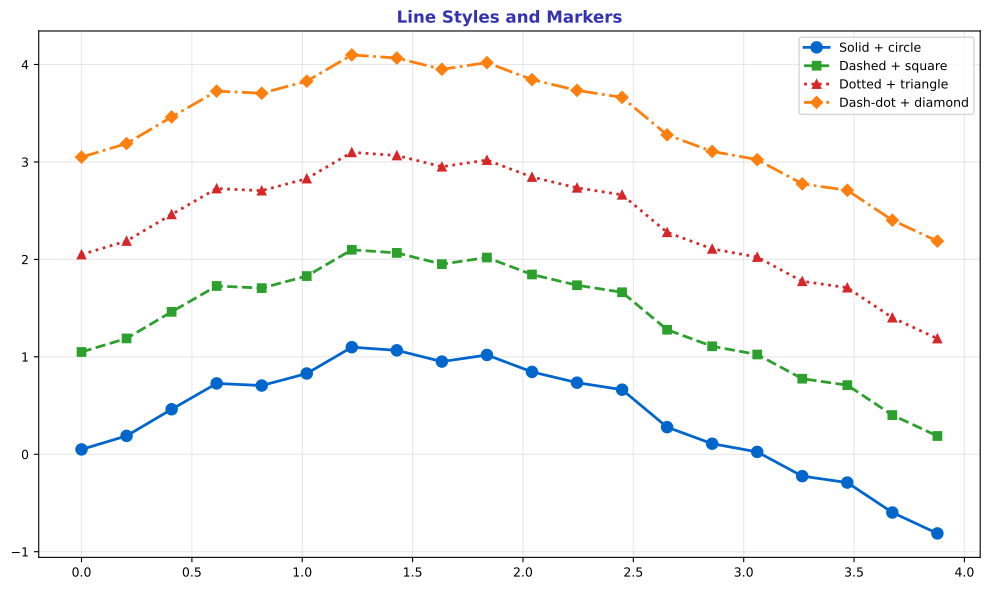

The script that saved this image:
"""Line Styles and Markers - Different visual options"""
import matplotlib.pyplot as plt
import numpy as np
from pathlib import Path

plt.rcParams.update({
    'font.size': 10, 'axes.labelsize': 10, 'axes.titlesize': 11,
    'xtick.labelsize': 9, 'ytick.labelsize': 9, 'legend.fontsize': 9,
    'figure.figsize': (10, 6), 'figure.dpi': 150
})

MLPURPLE = '#3333B2'
MLBLUE = '#0066CC'
MLGREEN = '#2CA02C'
MLRED = '#D62728'
MLORANGE = '#FF7F0E'

np.random.seed(42)

fig, ax = plt.subplots(figsize=(10, 6))

x = np.linspace(0, 10, 50)
y = np.sin(x) + np.random.normal(0, 0.1, 50)

ax.plot(x[:20], y[:20], 'o-', color=MLBLUE, linewidth=2, markersize=8, label='Solid + circle')
ax.plot(x[:20], y[:20]+1, 's--', color=MLGREEN, linewidth=2, markersize=6, label='Dashed + square')
ax.plot(x[:20], y[:20]+2, '^:', color=MLRED, linewidth=2, markersize=6, label='Dotted + triangle')
ax.plot(x[:20], y[:20]+3, 'D-.', color=MLORANGE, linewidth=2, markersize=6, label='Dash-dot + diamond')

ax.set_title('Line Styles and Markers', fontsize=12, fontweight='bold', color=MLPURPLE)
ax.legend(fontsize=9)
ax.grid(alpha=0.3)

plt.tight_layout()
plt.savefig(Path(__file__).parent / 'chart.pdf', dpi=300, bbox_inches='tight')
plt.close()
